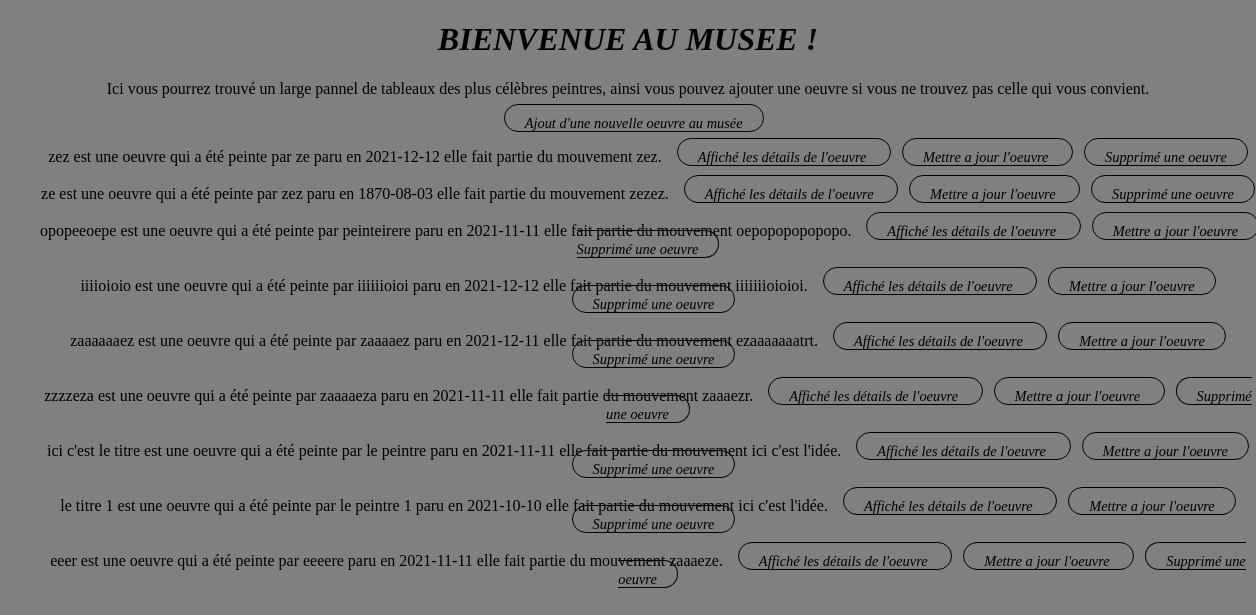
/R209app/index/, run on the app's committed database.
### R209app/models.py (models this page shows, shortened)
class tableaux(models.Model):
    titre = models.CharField(max_length=100)
    peintre = models.CharField(max_length = 100)
    date_parution = models.DateField(blank=True, null = True)
    mouvement_artistique = models.CharField(max_length = 100)
    idee = models.TextField(null = True, blank = True)
    def __str__(self):
        chaine = f"{self.titre} est une oeuvre qui a été peinte par {self.peintre} paru en {self.date_parution} elle fait partie du mouvement {self.idee}."
        return chaine

### R209app/views.py (the view)
# urls.py: path('index/', views.index),
def index(request):
     liste = list(models.tableaux.objects.all())
     return render(request, 'R209app/index.html', {"liste": liste})

### R209app/templates/R209app/index.html (shortened to what this page needs)
<!DOCTYPE html>
<html lang="fr">
<head>
    {% load static %}
    <link rel="stylesheet" type="text/css" href="{%static 'R209app/index.css'%}">
</head>
<body>
<h1> BIENVENUE AU MUSEE ! </h1>
<p> Ici vous pourrez trouvé un large pannel de tableaux des plus célèbres peintres, ainsi vous pouvez ajouter une oeuvre si vous ne trouvez pas celle qui vous convient. </p>
<a href="/R209app/ajout"> Ajout d'une nouvelle oeuvre au musée </a>
<ol>
        {% for l in liste %}
            <li> {{l}} <a href="/R209app/affiche/{{l.id}}"> Affiché les détails de l'oeuvre </a> <a href="/R209app/update/{{l.id}}"> Mettre a jour l'oeuvre </a> <a href="/R209app/delete/{{l.id}}"> Supprimé une oeuvre </a> </br>
            </li>
        {%endfor%}
</ol>
</body>
</html>

### R209app/static/R209app/index.css (style rules this page uses)
h1 { font-style: italic; }
li { margin-bottom: 19px; }
a { border: solid 1px black; font-size: 0.90rem; text-align: center; padding: 10px 20px 0; color: black; text-decoration: none; font-style: italic; margin-left: 0.90%; border-radius: 30px; }
body { text-align: center; background-color: grey; margin: 0 auto; }
ol { list-style-type: none; }

### data on the page
tableaux: titre+peintre+date_parution "zez est une oeuvre qui a été peinte par ze paru en 2021-12-12 elle fait partie du mouvement zez."
tableaux: titre+peintre+date_parution "ze est une oeuvre qui a été peinte par zez paru en 1870-08-03 elle fait partie du mouvement zezez."
tableaux: titre+peintre+date_parution "opopeeoepe est une oeuvre qui a été peinte par peinteirere paru en 2021-11-11 elle fait partie du mouvement oepopopopopopo."
tableaux: titre+peintre+date_parution "iiiioioio est une oeuvre qui a été peinte par iiiiiioioi paru en 2021-12-12 elle fait partie du mouvement iiiiiiioioioi."
tableaux: titre+peintre+date_parution "zaaaaaaez est une oeuvre qui a été peinte par zaaaaez paru en 2021-12-11 elle fait partie du mouvement ezaaaaaaatrt."
tableaux: titre+peintre+date_parution "zzzzeza est une oeuvre qui a été peinte par zaaaaeza paru en 2021-11-11 elle fait partie du mouvement zaaaezr."
tableaux: titre+peintre+date_parution "ici c'est le titre est une oeuvre qui a été peinte par le peintre paru en 2021-11-11 elle fait partie du mouvement ici c'est l'idée."
tableaux: titre+peintre+date_parution "le titre 1 est une oeuvre qui a été peinte par le peintre 1 paru en 2021-10-10 elle fait partie du mouvement ici c'est l'idée."
tableaux: titre+peintre+date_parution "eeer est une oeuvre qui a été peinte par eeeere paru en 2021-11-11 elle fait partie du mouvement zaaaeze."
